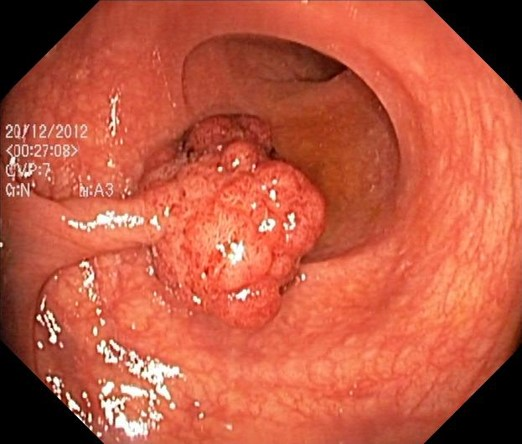
#> input picture CSE377HW6-Kevin-Chen/src_medical.jpg, 522 x 444 px
$ python CSE377HW6-Kevin-Chen.py
#> lines starting #> are read from the running program, lines starting #| are printed output that depends on the picture
#!/usr/bin/env python
# coding: utf-8

# ## CSE 377 - Homework 06
#
# ### Kevin Chen - CHEN146 - 113448049

# ### Task 01
#
# #### Load two input polyp images 'src_medical.jpg' and 'trg_medical.jpg' as f_src (x,y) and f_trg (x,y), respectively. Show the input images

# In[1]:


# Importing the required libraries to complete this assignment

import numpy as np
import matplotlib.pyplot as plt
import PIL as pil


# In[2]:


# loading the input images to their respective variable names

src_img = pil.Image.open("src_medical.jpg")
#> src_img is the input picture: PIL image 522x444 RGB; mean R, G, B 191, 89, 65.1
trg_img = pil.Image.open("trg_medical.jpg")
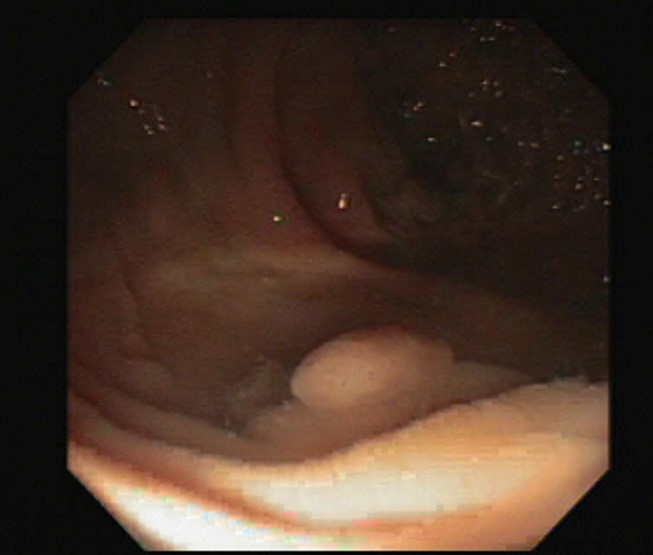
#> input picture CSE377HW6-Kevin-Chen/trg_medical.jpg, 653 x 555 px
#> trg_img is the input picture: PIL image 653x555 RGB; mean R, G, B 70.9, 51.7, 40

print('shape of the src img original:', src_img.size)
#| shape of the src img original: (522, 444)
print('shape of the trg img original:', trg_img.size)
#| shape of the trg img original: (653, 555)
# the dimensions of the two images
# src -> (444, 522, 3)
# trg -> (555, 653, 3)
# Need to resize the images so there is no complications to the addition
# of arrays in question 5. I will scale down the trg_img since increasing
# the src image would decrease pixel density.

trg_img = trg_img.resize(src_img.size)
#> trg_img: PIL image 522x444 RGB

print('shape of the src img after:', src_img.size)
#| shape of the src img after: (522, 444)
print('shape of the trg img after:', trg_img.size)
#| shape of the trg img after: (522, 444)

# As we can see from the print statements, both the src and trg images
# have the same size / dimensions, making it easier to deal with later.
f_src = np.array(src_img)
f_trg = np.array(trg_img)


# In[3]:


# showing the src_medical image to the user

fig, ax = plt.subplots(figsize=(6,6))
plt.title("The Source Domain Image", size=18)
plt.axis('off')
ax.imshow(f_src)
plt.show()


# In[4]:


# Showing the trg_medical image to the user

fig, ax = plt.subplots(figsize=(6,6))
plt.title("The Target Domain Image", size=18)
plt.axis('off')
ax.imshow(f_trg)
plt.show()


# ### Task 02
#
# #### Calculate the Fourier transformation of these two images:
# #### F_src (u,v) = F (f_src (x,y) )
# #### F_trg (u,v) = F (f_trg (x,y) )
#
# #### Calculate and show the spectrums of the two images in the frequency domain, i.e., |F_src (u,v)| and |F_trg (u,v)|.
#
# #### Calculate and show the phases of the two images in the frequency domain, i.e., |Phi_src (u,v)| and |Phi_trg (u,v)|.
#
# #### Note, the polyp images are color images with red, green, and blue channels.

# In[5]:


# defining a function to calculate the Fourier transformation of an image given as input

def fourier_transform(arr, name):

    # obtaining the rgb values of the input image as separate into individual arrays

#> called with name = 'Source'
    blue = arr[:,:,0]
    green = arr[:,:,1]
    red = arr[:,:,2]

    # converting each rgb array into a numpy array, converting to grayscale to get values
    # between [0,255]. this would ensure no negative values when displaying image.

    r = np.array(red)
    g = np.array(green)
    b = np.array(blue)

    # using the Fourier transformation function for 2d arrays from the NumPy library, fft.

    ft_r = np.fft.fft2(r)
    ft_g = np.fft.fft2(g)
    ft_b = np.fft.fft2(b)

    # shift the arrays to the center of the spectrum

    ft_r = np.fft.fftshift(ft_r)
    ft_g = np.fft.fftshift(ft_g)
    ft_b = np.fft.fftshift(ft_b)

    # Apply log and absolute value functions to get spectrums of the image in the frequency domain

    spect_r = np.log10(abs(ft_r))
    spect_g = np.log10(abs(ft_g))
    spect_b = np.log10(abs(ft_b))

    # In order to get the phases of the image, going to need to use numpy's angle()

    phase_r = np.angle(ft_r)
    phase_g = np.angle(ft_g)
    phase_b = np.angle(ft_b)

    #phase_r = np.
    #phase_r = np.

    # Plotting the graphs
    if (name != 'Source-adapt-to-target,'):
        fig, axs = plt.subplots(2, 3, figsize=(20,8))

        axs[0,0].imshow(spect_r, cmap='gray')
        axs[0,0].set_title((name + ' Spectrum of Red'))
        axs[0,0].axis('off')

        axs[0,1].imshow(spect_g, cmap='gray')
        axs[0,1].set_title((name + ' Spectrum of Green'))
        axs[0,1].axis('off')

        axs[0,2].imshow(spect_b, cmap='gray')
        axs[0,2].set_title((name + ' Spectrum of Blue'))
        axs[0,2].axis('off')

        axs[1,0].imshow(phase_r, cmap='gray')
        axs[1,0].set_title((name + ' Phase of Red'))
        axs[1,0].axis('off')

        axs[1,1].imshow(phase_g, cmap='gray')
        axs[1,1].set_title((name + ' Phase of Green'))
        axs[1,1].axis('off')

        axs[1,2].imshow(phase_b, cmap='gray')
        axs[1,2].set_title((name + ' Phase of Blue'))
        axs[1,2].axis('off')

        plt.show()

    else:
        plt.figure(figsize=(20,8))
        plt.subplot(1,3,1)
        plt.imshow(spect_r, cmap='gray')
        plt.title((name + 'Spectrum of Red'))
        plt.axis('off')
        plt.subplot(1,3,2)
        plt.imshow(spect_g, cmap='gray')
        plt.title((name + 'Spectrum of Green'))
        plt.axis('off')
        plt.subplot(1,3,3)
        plt.imshow(spect_b, cmap='gray')
        plt.title((name + 'Spectrum of Blue'))
        plt.axis('off')
        plt.show()

    #rgb_arr = np.dstack((spect_r, spect_g, spect_b))
    return ft_r, ft_g, ft_b


# In[6]:


F_src_r, F_src_g, F_src_b = fourier_transform(f_src, 'Source')


# In[7]:


F_trg_r, F_trg_g, F_trg_b = fourier_transform(f_trg, 'Target')
#> call 2 of fourier_transform, with name = 'Target'
#> in fourier_transform (call 2), `blue = arr[:,:,0]`:
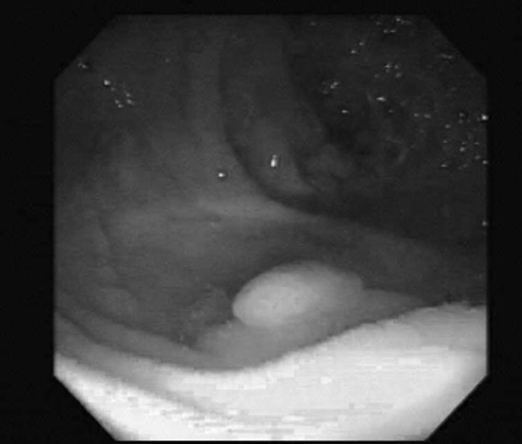
#> blue: shape (444, 522); min 0, max 255, mean 70.9
#> in fourier_transform (call 2), `red = arr[:,:,2]`:
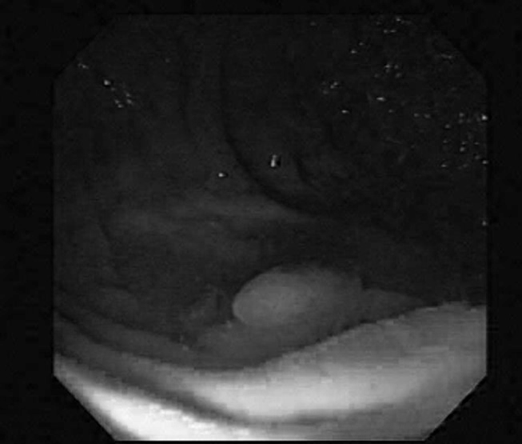
#> red: shape (444, 522); min 0, max 253, mean 40
#> in fourier_transform (call 2), `spect_b = np.log10(abs(ft_b))`:
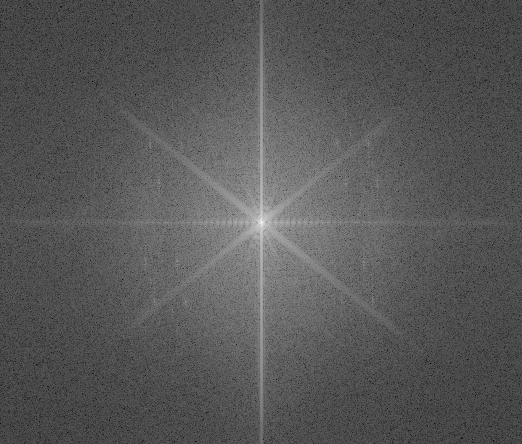
#> spect_b: shape (444, 522) float64; min 0.169, max 7.22, mean 2.59; drawn with min black and max white
#> in fourier_transform (call 2), `phase_b = np.angle(ft_b)`:
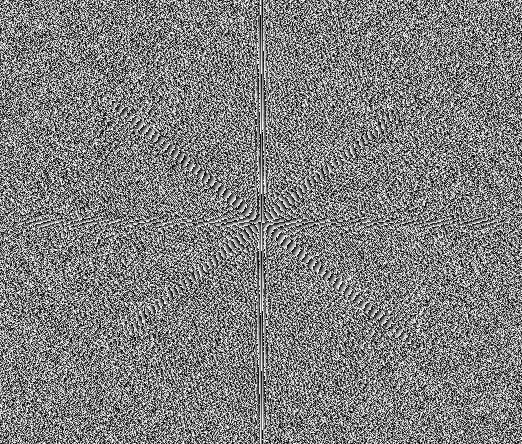
#> phase_b: shape (444, 522) float64; min -3.14, max 3.14, mean -1.36e-05; drawn with min black and max white


# ### Task 03
#
# #### Create and show a Gaussian Low-pass filter H_Lp (u,v) with standard derivation D_0.

# In[8]:


trg_r = f_trg.shape[0]
#> trg_r = 444
trg_c = f_trg.shape[1]
#> trg_c = 522
H_Lp = np.zeros((trg_r, trg_c))
center_x, center_y = trg_r // 2, trg_c // 2
#> center_x = 222; center_y = 261
D_0 = 2
for i in range(trg_r):
    for j in range(trg_c):
        dist = np.sqrt((i - center_x)**2 + (j-center_y)**2)
        H_Lp[i,j] = np.exp(-dist**2 / (2*D_0**2))
        #H_Lp[i,j] = np.exp(-(i**2+j**2)/(2*D_0**2))
plt.imshow(H_Lp, cmap='gray')
plt.title('Gaussian Low-Pass Filter')
plt.axis('off')
plt.show()


# ### Task 04
#
# #### Create and show a Gaussian High-pass filter H_Hp (u,v) with standard deviation D_0.

# In[9]:


H_Hp = np.zeros((trg_r, trg_c))
H_Hp = 1 - H_Lp

plt.imshow(H_Hp, cmap='gray')
plt.title('Gaussian Low-Pass Filter')
plt.axis('off')
plt.show()
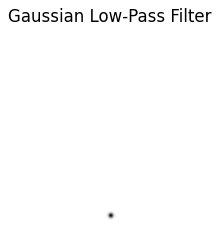
#> figure drawn by matplotlib, 1 panel


# ### Task 05
#
# #### Apply the high-pass filter to the source image and the low-pass filter to target image to blend the two images' spectrums:
#
# #### |G(u,v)| = |F_src (u,v)| H_Hp (u,v) + |F_trg (u,v)| H_Lp (u,v)
#
# #### Show |G(u,v)|.

# In[10]:


#src_shift = F_src * H_Hp
#H_Hp_src = np.zeros_like(F_src)
G_r = (np.log(abs(F_src_r)) * H_Hp) + (np.log(abs(F_trg_r)) * H_Lp)
G_g = (np.log(abs(F_src_g)) * H_Hp) + (np.log(abs(F_trg_g)) * H_Lp)
G_b = (np.log(abs(F_src_b)) * H_Hp) + (np.log(abs(F_trg_b)) * H_Lp)
plt.figure(figsize=(20,8))
plt.subplot(1,3,1)
plt.imshow(G_r, cmap='gray')
plt.title('Source-adapt-to-target, Spectrum of Red')
plt.axis('off')
plt.subplot(1,3,2)
plt.imshow(G_g, cmap='gray')
plt.title('Source-adapt-to-target, Spectrum of Green')
plt.axis('off')
plt.subplot(1,3,3)
plt.imshow(G_b, cmap='gray')
plt.title('Source-adapt-to-target, Spectrum of Blue')
plt.axis('off')
plt.show()


# ### Task 06
#
# #### Convert the domain adapted source image to the spatial domain and visualize it.
#
# #### f_src->trg = F^-1 ( |G(u,v)| e^(phi_src (u,v)) )

# In[11]:


spect = np.dstack((G_r, G_g, G_b))
phase_r = np.angle(F_src_r)
phase_g = np.angle(F_src_g)
phase_b = np.angle(F_src_b)
inv_r = np.fft.ifft2(np.fft.ifftshift(np.exp(G_r) * np.exp(1j * np.angle(phase_r))))
inv_g = np.fft.ifft2(np.fft.ifftshift(np.exp(G_g) * np.exp(1j * np.angle(phase_g))))
inv_b = np.fft.ifft2(np.fft.ifftshift(np.exp(G_b) * np.exp(1j * np.angle(phase_b))))
img = pil.Image.merge('RGB', (pil.Image.fromarray(inv_r.real.astype('uint8')), pil.Image.fromarray(inv_g.real.astype('uint8')), pil.Image.fromarray(inv_b.real.astype('uint8'))))
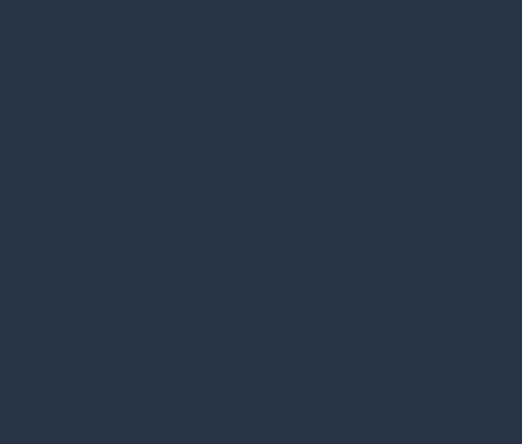
#> img: PIL image 522x444 RGB; mean R, G, B 39.2, 51, 70
plt.imshow(img)
plt.show()

# unable to get the domain adapted source image to the spatial domain ://


# In[ ]:
